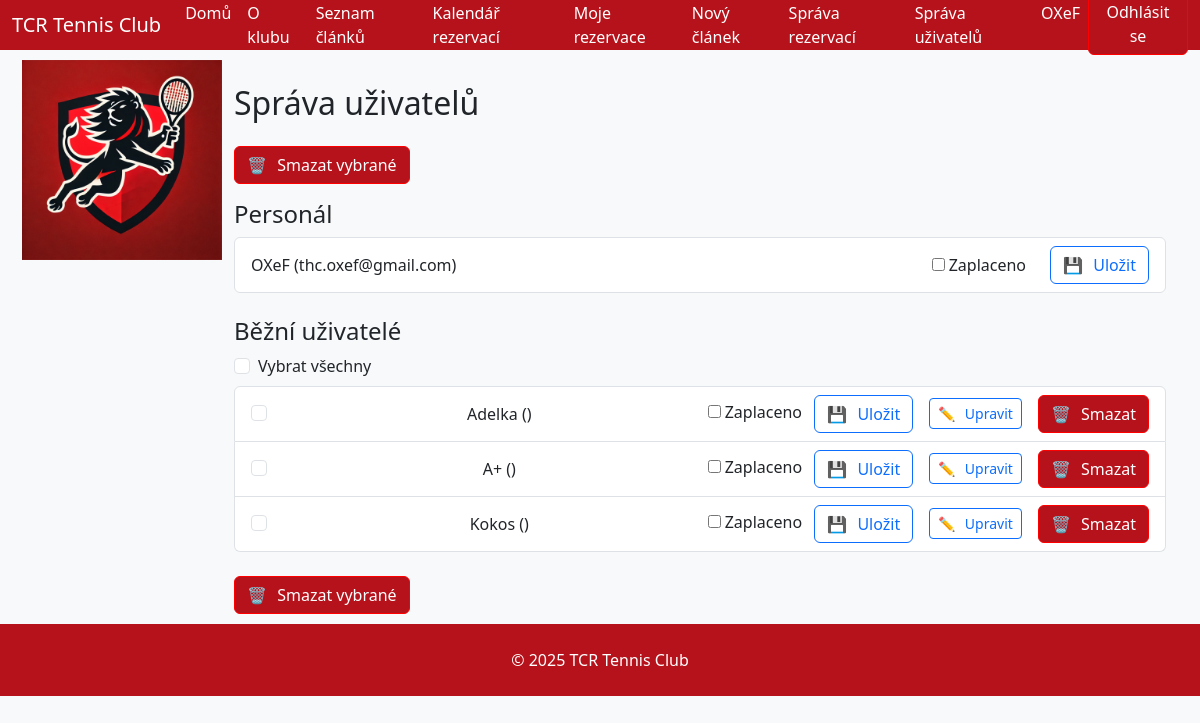
Page /manage-users/ (signed in) on the earlier database version.
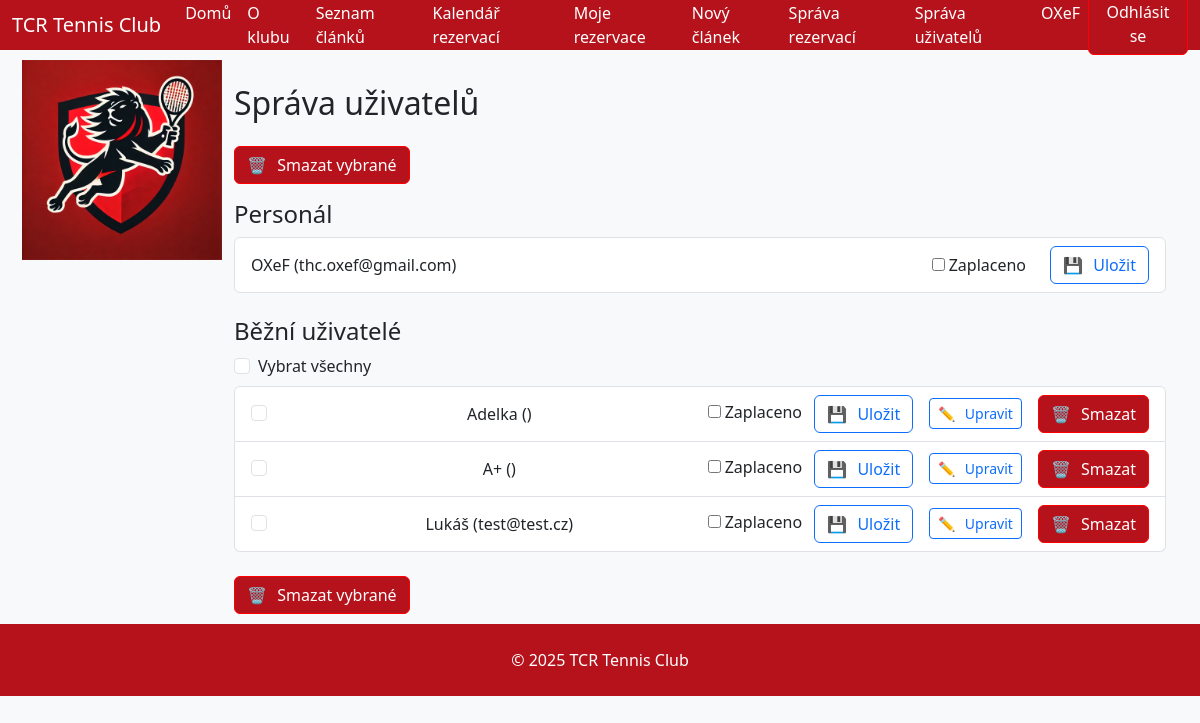
Same page on the later database version.
### users/models.py (models this page shows, shortened)
class CustomUser(AbstractUser):
    membership_paid = models.BooleanField(default=False, verbose_name="Zaplacený členský příspěvek")
    roles = models.ManyToManyField(Role, through='UserRole', related_name="users", blank=True)
    membership_paid = models.BooleanField(default=False, verbose_name="Zaplacený členský příspěvek")
    roles = models.ManyToManyField(Role, through='UserRole', related_name="users", blank=True)
    phone_number = models.CharField(
        max_length=20,
        verbose_name="Telefonní číslo",
        validators=[
            RegexValidator(r'^\+?[\d\s]+$', 'Zadejte platné telefonní číslo.')
            ],
        blank=False,
        null=False
    )

### users/views.py (the view, shortened to what this page needs)
# urls.py: path('manage-users/', user_management, name='user_management'),
@staff_member_required
def user_management(request):
    staff_users = User.objects.filter(is_staff=True)
    regular_users = User.objects.filter(is_staff=False)
    return render(request, 'users/user_management.html', {
        'staff_users': staff_users,
        'regular_users': regular_users,
    })

### users/templates/users/user_management.html (shortened to what this page needs)
{% extends 'base.html' %}
{% load static %}
{% block content %}
<div class="container mt-4">
  <h2 class="mb-4">Správa uživatelů</h2>
  <form method="post" action="{% url 'delete_users_bulk' %}" id="bulk-delete-form">
    <button type="submit" class="btn btn-custom mb-3" onclick="return confirmBulkDelete();">
      <i class="icon-delete"></i> Smazat vybrané
    </button>
    <h4>Personál</h4>
    <ul class="list-group mb-4">
      {% for user in staff_users %}
        <li class="list-group-item d-flex justify-content-between align-items-center">
          {{ user.username }} ({{ user.email }})
          <div class="d-flex align-items-center gap-3">
            <form method="post" action="{% url 'user_management' %}">
              <label class="me-2">
                <input type="checkbox" name="paid_{{ user.id }}" {% if user.membership_paid %}checked{% endif %}>
                Zaplaceno
              </label>
              <button type="submit" class="btn btn-custom2">
                <i class="icon-save"></i> Uložit
              </button>
            </form>
          </div>
        </li>
      {% empty %}
        <li class="list-group-item">Žádní zaměstnanci.</li>
      {% endfor %}
    </ul>
    <h4>Běžní uživatelé</h4>
    <div class="form-check mb-2">
      <input type="checkbox" class="form-check-input" id="select-all" onclick="toggleAllUsers(this)">
      <label for="select-all" class="form-check-label">Vybrat všechny</label>
    </div>
    <ul class="list-group mb-4">
      {% for user in regular_users %}
        <li class="list-group-item d-flex justify-content-between align-items-center">
          <div class="form-check me-3">
            <input class="form-check-input" type="checkbox" name="user_ids_to_delete" value="{{ user.id }}">
          </div>
          {{ user.username }} ({{ user.email }})
          <div class="d-flex align-items-center gap-3">
            <form method="post" action="{% url 'user_management' %}">
              <label class="me-2">
                <input type="checkbox" name="paid_{{ user.id }}" {% if user.membership_paid %}checked{% endif %}>
                Zaplaceno
              </label>
              <button type="submit" class="btn btn-custom2">
                <i class="icon-save"></i> Uložit
              </button>
            </form>
            {% if user != request.user %}
              <a href="{% url 'admin_edit_user' user.id %}" class="btn btn-outline-primary btn-sm">
                <i class="icon-edit"></i> Upravit
              </a>
              <form method="post" action="{% url 'delete_user' user.id %}" onsubmit="return confirmSingleDelete();">
                <button type="submit" class="btn btn-custom">
                  <i class="icon-delete"></i> Smazat
                </button>
              </form>
            {% endif %}
          </div>
        </li>
      {% empty %}
        <li class="list-group-item">Žádní běžní uživatelé.</li>
      {% endfor %}
    </ul>
    <button type="submit" class="btn btn-custom" onclick="return confirmBulkDelete();">
      <i class="icon-delete"></i> Smazat vybrané
    </button>
  </form>
</div>
{% endblock %}

Differences in the rows shown:
removed CustomUser: username "Kokos", shown under "Běžní uživatelé"
added CustomUser: username "Lukáš", email "test@test.cz", shown under "Běžní uživatelé"
